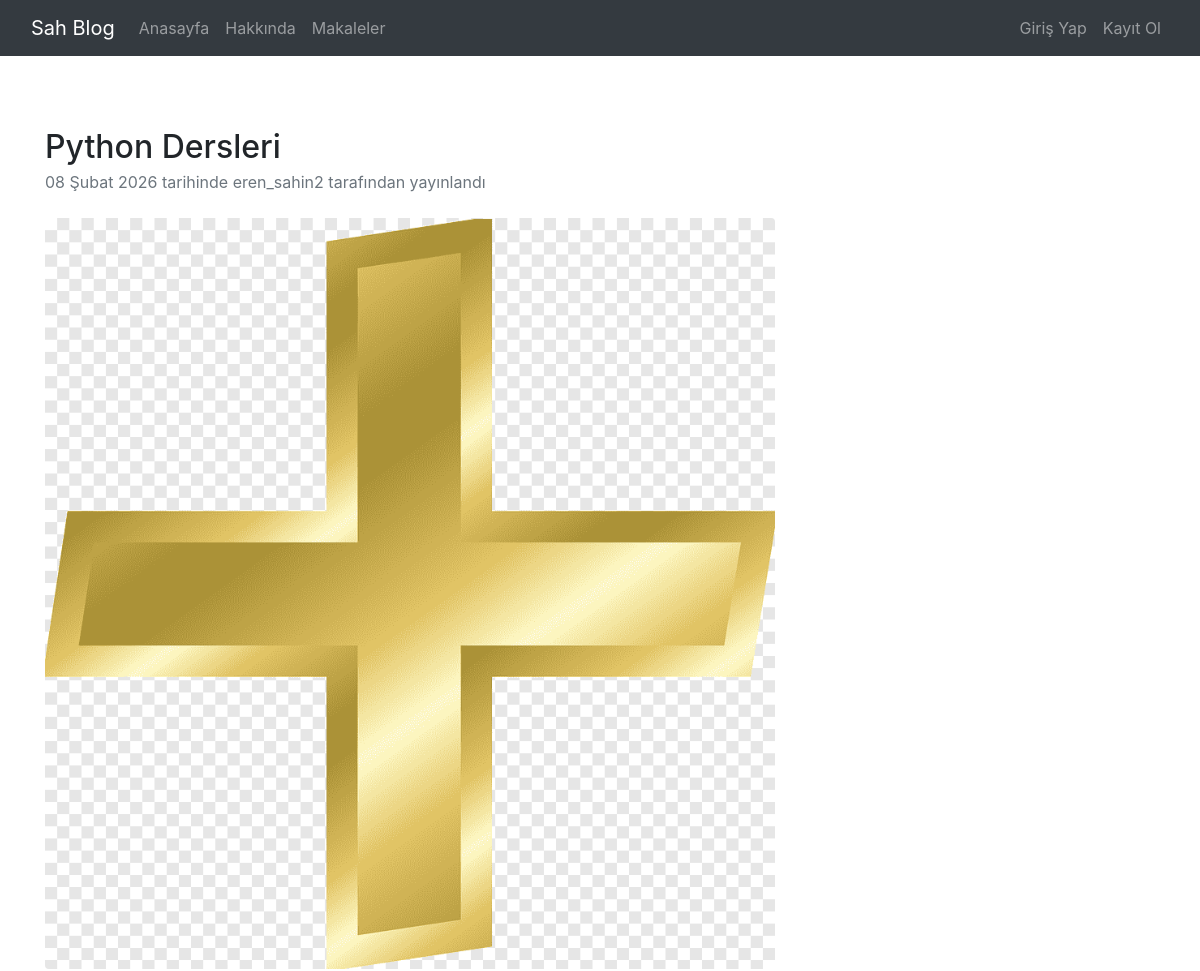
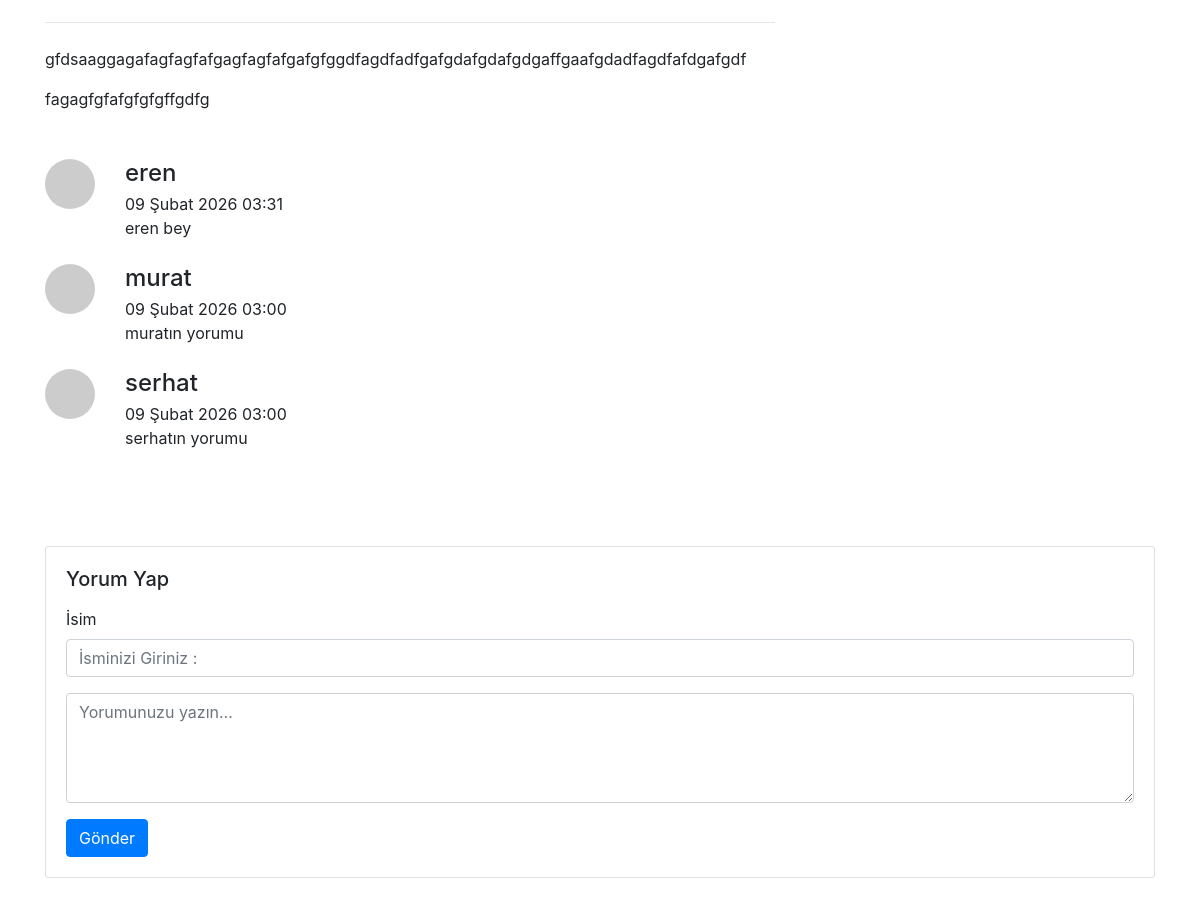
Screenshot of /article/16/ with the database file from the repository (2 pictures, top to bottom).
### article/models.py (models this page shows, shortened)
class Article(models.Model):
    author = models.ForeignKey("auth.User",on_delete=models.CASCADE, verbose_name="Yazar")
    title = models.CharField(max_length=50, verbose_name="Başlık")
    content = RichTextField()
    created_date = models.DateTimeField(auto_now_add=True, verbose_name="Oluşturulma Tarihi")
    article_image = models.FileField(blank=True,null=True,verbose_name="Dosya Ekle")
    class Meta:
        ordering = ['-created_date']

class Comment(models.Model):
    article = models.ForeignKey(Article,on_delete=models.CASCADE,verbose_name="Makale",related_name="comments")
    comment_author = models.CharField(max_length=60,verbose_name="isim :")
    comment_content = models.CharField(max_length=200,verbose_name="Comment")
    comment_date = models.DateTimeField(auto_now_add=True)
    class Meta:
        ordering = ['-comment_date']

### article/views.py (the view)
# urls.py: path("<int:id>/", views.detail, name="detail"),
def detail(request, id):
    article = get_object_or_404(Article, id=id)
    comments = article.comments.all()
    return render(request, "detail.html", {
        "article": article,
        "comments": comments
    })

### templates/detail.html (shortened to what this page needs)
{% extends "base.html" %}
{% block body %}
 <div class="row">
    <div class="col-lg-8">
        <article>
            <header class="mb-4">
                <h2 class="fw-bolder mb-1">{{ article.title }}</h2>
                <div class="text-muted fst-italic mb-2">
                    {{ article.created_date|date:"d F Y" }} tarihinde
                    {{ article.author.username }} tarafından yayınlandı
                </div>
            </header>
             {% if article.article_image %}
            <figure class="mb-4">
                <img class="img-fluid rounded"
                     src="{{article.article_image.url}}"
                     alt="{{ article.title }}">
            </figure>
            {% endif %}
            <hr class="my-4">
            <section class="mb-5">
                <p class="fs-5 mb-4">
                    {{ article.content|safe }}
                </p>
            </section>
        </article>
    </div>
</div>
{% if comments %}
    {% for comment in comments %}
<div class="d-flex mb-4">
    <div class="flex-shrink-0">
        <img src="https://api.dicebear.com/7.x/initials/svg?seed={{ comment.comment_author }}"
     width="50"
     height="50"
     style="border-radius:50%;">
    </div>
    <div style="margin-left: 30px;">
        <h4 class="fw-bold mb-1">
            {{ comment.comment_author }}
        </h4>
        <p class="mb-0">
            {{comment.comment_date}} <br>
            {{ comment.comment_content }}
        </p>
    </div>
</div>
    {% endfor %}
{% else %}
    <div class="alert alert-danger">
        Bu makaleye henüz yorum yapılmamış.<br>
        İlk yorumu yapan siz olun.
    </div>
{% endif %}
<br><br><br>
  <section class="mb-5">
    <div class="card">
        <div class="card-body">
            <h5 class="mb-3">Yorum Yap</h5>
            <form action="{% url 'article:comment' article.id %}" method="post">
                <div class="form-group">
    <label for="exampleInputEmail1">İsim</label>
    <input
    type="text"
    name="comment_author"
    class="form-control"
    id="name-form"
    placeholder="İsminizi Giriniz :"
    required
>
  </div>
                <div class="mb-3">
                    <textarea
    name="comment_content"
    class="form-control"
    rows="4"
    placeholder="Yorumunuzu yazın..."
    required
></textarea>
                </div>
                <button type="submit" class="btn btn-primary">
                    Gönder
                </button>
            </form>
        </div>
    </div>
</section>
{% endblock %}

### rows the page displays
Article: title "Python Dersleri", created_date "08 Şubat 2026", author.username "eren_sahin2", article_image (picture), content "gfdsaaggagafagfagfafgagfagfafgafgfggdfagdfadfgafgdafgdafgdgaffgaafgdadfagdfafdgafgdf fagagfgfafgfgfgffgdfg"
Comment: comment_author "eren", comment_date "09 Şubat 2026 03:31", comment_content "eren bey"
Comment: comment_author "murat", comment_date "09 Şubat 2026 03:00", comment_content "muratın yorumu"
Comment: comment_author "serhat", comment_date "09 Şubat 2026 03:00", comment_content "serhatın yorumu"
